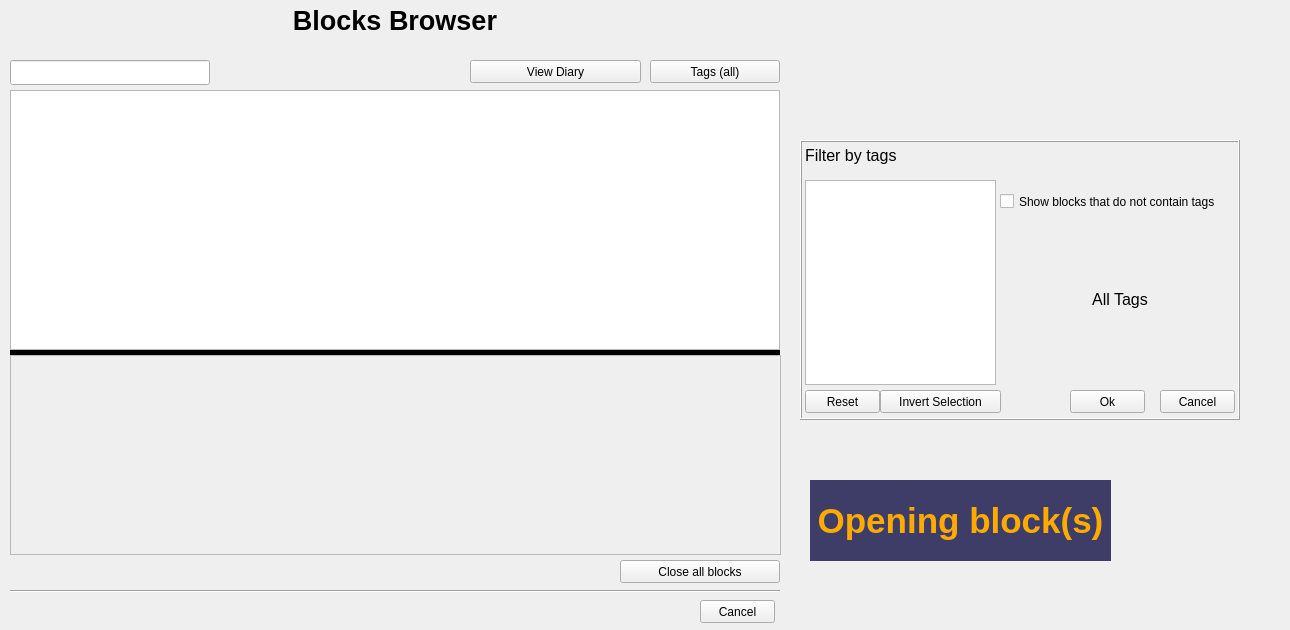
<?xml version="1.0" encoding="UTF-8"?>
<ui version="4.0">
 <class>Dialog</class>
 <widget class="QDialog" name="Dialog">
  <property name="geometry">
   <rect>
    <x>0</x>
    <y>0</y>
    <width>1290</width>
    <height>630</height>
   </rect>
  </property>
  <property name="windowTitle">
   <string>Dialog</string>
  </property>
  <widget class="QListWidget" name="lst_blocks">
   <property name="geometry">
    <rect>
     <x>10</x>
     <y>90</y>
     <width>770</width>
     <height>260</height>
    </rect>
   </property>
   <property name="font">
    <font>
     <pointsize>12</pointsize>
    </font>
   </property>
  </widget>
  <widget class="QScrollArea" name="area">
   <property name="geometry">
    <rect>
     <x>10</x>
     <y>355</y>
     <width>771</width>
     <height>200</height>
    </rect>
   </property>
   <property name="widgetResizable">
    <bool>true</bool>
   </property>
   <widget class="QWidget" name="scrollAreaWidgetContents">
    <property name="geometry">
     <rect>
      <x>0</x>
      <y>0</y>
      <width>769</width>
      <height>198</height>
     </rect>
    </property>
   </widget>
  </widget>
  <widget class="QLabel" name="lbl_title">
   <property name="geometry">
    <rect>
     <x>0</x>
     <y>0</y>
     <width>790</width>
     <height>41</height>
    </rect>
   </property>
   <property name="font">
    <font>
     <pointsize>20</pointsize>
     <weight>75</weight>
     <bold>true</bold>
    </font>
   </property>
   <property name="text">
    <string>Blocks Browser</string>
   </property>
   <property name="alignment">
    <set>Qt::AlignCenter</set>
   </property>
  </widget>
  <widget class="QPushButton" name="btn_tags">
   <property name="geometry">
    <rect>
     <x>650</x>
     <y>60</y>
     <width>130</width>
     <height>23</height>
    </rect>
   </property>
   <property name="text">
    <string>Tags (all)</string>
   </property>
   <property name="icon">
    <iconset>
     <normaloff>../images/tag.png</normaloff>../images/tag.png</iconset>
   </property>
   <property name="autoDefault">
    <bool>false</bool>
   </property>
  </widget>
  <widget class="QPushButton" name="btn_view_diary">
   <property name="geometry">
    <rect>
     <x>470</x>
     <y>60</y>
     <width>171</width>
     <height>23</height>
    </rect>
   </property>
   <property name="text">
    <string>View Diary</string>
   </property>
   <property name="icon">
    <iconset>
     <normaloff>../images/diary.png</normaloff>../images/diary.png</iconset>
   </property>
   <property name="autoDefault">
    <bool>false</bool>
   </property>
  </widget>
  <widget class="QPushButton" name="btn_close_all">
   <property name="geometry">
    <rect>
     <x>620</x>
     <y>560</y>
     <width>160</width>
     <height>23</height>
    </rect>
   </property>
   <property name="text">
    <string>Close all blocks</string>
   </property>
   <property name="icon">
    <iconset>
     <normaloff>../images/closed_block.png</normaloff>../images/closed_block.png</iconset>
   </property>
   <property name="autoDefault">
    <bool>false</bool>
   </property>
  </widget>
  <widget class="QLineEdit" name="txt_filter">
   <property name="geometry">
    <rect>
     <x>10</x>
     <y>60</y>
     <width>200</width>
     <height>25</height>
    </rect>
   </property>
   <property name="font">
    <font>
     <pointsize>10</pointsize>
    </font>
   </property>
  </widget>
  <widget class="QPushButton" name="btn_clear_filter">
   <property name="geometry">
    <rect>
     <x>185</x>
     <y>60</y>
     <width>25</width>
     <height>25</height>
    </rect>
   </property>
   <property name="text">
    <string/>
   </property>
   <property name="icon">
    <iconset>
     <normaloff>../images/erase.png</normaloff>../images/erase.png</iconset>
   </property>
   <property name="iconSize">
    <size>
     <width>22</width>
     <height>22</height>
    </size>
   </property>
   <property name="autoDefault">
    <bool>false</bool>
   </property>
   <property name="flat">
    <bool>true</bool>
   </property>
  </widget>
  <widget class="Line" name="line">
   <property name="geometry">
    <rect>
     <x>10</x>
     <y>590</y>
     <width>770</width>
     <height>3</height>
    </rect>
   </property>
   <property name="orientation">
    <enum>Qt::Horizontal</enum>
   </property>
  </widget>
  <widget class="QPushButton" name="btn_cancel">
   <property name="geometry">
    <rect>
     <x>700</x>
     <y>600</y>
     <width>75</width>
     <height>23</height>
    </rect>
   </property>
   <property name="text">
    <string>Cancel</string>
   </property>
   <property name="icon">
    <iconset>
     <normaloff>../images/btn_cancel.png</normaloff>../images/btn_cancel.png</iconset>
   </property>
   <property name="autoDefault">
    <bool>false</bool>
   </property>
  </widget>
  <widget class="Line" name="ln_delim">
   <property name="geometry">
    <rect>
     <x>10</x>
     <y>350</y>
     <width>770</width>
     <height>5</height>
    </rect>
   </property>
   <property name="cursor">
    <cursorShape>SizeVerCursor</cursorShape>
   </property>
   <property name="mouseTracking">
    <bool>true</bool>
   </property>
   <property name="frameShadow">
    <enum>QFrame::Plain</enum>
   </property>
   <property name="lineWidth">
    <number>5</number>
   </property>
   <property name="orientation">
    <enum>Qt::Horizontal</enum>
   </property>
  </widget>
  <widget class="QFrame" name="frm_tags">
   <property name="geometry">
    <rect>
     <x>800</x>
     <y>140</y>
     <width>440</width>
     <height>280</height>
    </rect>
   </property>
   <property name="frameShape">
    <enum>QFrame::Box</enum>
   </property>
   <property name="frameShadow">
    <enum>QFrame::Raised</enum>
   </property>
   <widget class="QListWidget" name="lst_tag_tags">
    <property name="geometry">
     <rect>
      <x>5</x>
      <y>40</y>
      <width>191</width>
      <height>205</height>
     </rect>
    </property>
    <property name="font">
     <font>
      <pointsize>12</pointsize>
     </font>
    </property>
    <property name="styleSheet">
     <string notr="true">QListWidget::item:selected { background-color: green; }</string>
    </property>
    <property name="editTriggers">
     <set>QAbstractItemView::NoEditTriggers</set>
    </property>
    <property name="selectionMode">
     <enum>QAbstractItemView::MultiSelection</enum>
    </property>
   </widget>
   <widget class="QLabel" name="lbl_tag_title">
    <property name="geometry">
     <rect>
      <x>5</x>
      <y>5</y>
      <width>421</width>
      <height>21</height>
     </rect>
    </property>
    <property name="font">
     <font>
      <pointsize>12</pointsize>
     </font>
    </property>
    <property name="text">
     <string>Filter by tags</string>
    </property>
   </widget>
   <widget class="QLabel" name="lbl_tag_tags">
    <property name="geometry">
     <rect>
      <x>210</x>
      <y>79</y>
      <width>220</width>
      <height>161</height>
     </rect>
    </property>
    <property name="font">
     <font>
      <pointsize>12</pointsize>
     </font>
    </property>
    <property name="frameShape">
     <enum>QFrame::NoFrame</enum>
    </property>
    <property name="text">
     <string>All Tags</string>
    </property>
    <property name="alignment">
     <set>Qt::AlignCenter</set>
    </property>
    <property name="wordWrap">
     <bool>true</bool>
    </property>
    <property name="textInteractionFlags">
     <set>Qt::LinksAccessibleByMouse|Qt::TextSelectableByMouse</set>
    </property>
   </widget>
   <widget class="QPushButton" name="btn_tag_cancel">
    <property name="geometry">
     <rect>
      <x>360</x>
      <y>250</y>
      <width>75</width>
      <height>23</height>
     </rect>
    </property>
    <property name="text">
     <string>Cancel</string>
    </property>
    <property name="autoDefault">
     <bool>false</bool>
    </property>
   </widget>
   <widget class="QPushButton" name="btn_tag_ok">
    <property name="geometry">
     <rect>
      <x>270</x>
      <y>250</y>
      <width>75</width>
      <height>23</height>
     </rect>
    </property>
    <property name="text">
     <string>Ok</string>
    </property>
    <property name="autoDefault">
     <bool>false</bool>
    </property>
   </widget>
   <widget class="QPushButton" name="btn_tag_reset">
    <property name="geometry">
     <rect>
      <x>5</x>
      <y>250</y>
      <width>75</width>
      <height>23</height>
     </rect>
    </property>
    <property name="text">
     <string>Reset</string>
    </property>
    <property name="autoDefault">
     <bool>false</bool>
    </property>
   </widget>
   <widget class="QPushButton" name="btn_tag_close">
    <property name="geometry">
     <rect>
      <x>415</x>
      <y>0</y>
      <width>22</width>
      <height>22</height>
     </rect>
    </property>
    <property name="text">
     <string/>
    </property>
    <property name="icon">
     <iconset>
      <normaloff>../images/close.png</normaloff>../images/close.png</iconset>
    </property>
    <property name="iconSize">
     <size>
      <width>20</width>
      <height>20</height>
     </size>
    </property>
    <property name="autoDefault">
     <bool>false</bool>
    </property>
    <property name="flat">
     <bool>true</bool>
    </property>
   </widget>
   <widget class="QPushButton" name="btn_tag_invert">
    <property name="geometry">
     <rect>
      <x>80</x>
      <y>250</y>
      <width>121</width>
      <height>23</height>
     </rect>
    </property>
    <property name="text">
     <string>Invert Selection</string>
    </property>
    <property name="autoDefault">
     <bool>false</bool>
    </property>
   </widget>
   <widget class="QCheckBox" name="chk_tag">
    <property name="geometry">
     <rect>
      <x>200</x>
      <y>46</y>
      <width>231</width>
      <height>31</height>
     </rect>
    </property>
    <property name="text">
     <string>Show blocks that do not contain tags</string>
    </property>
   </widget>
  </widget>
  <widget class="QLabel" name="lbl_count">
   <property name="geometry">
    <rect>
     <x>220</x>
     <y>63</y>
     <width>251</width>
     <height>20</height>
    </rect>
   </property>
   <property name="font">
    <font>
     <pointsize>10</pointsize>
    </font>
   </property>
   <property name="text">
    <string/>
   </property>
  </widget>
  <widget class="QLabel" name="lbl_opening">
   <property name="geometry">
    <rect>
     <x>810</x>
     <y>480</y>
     <width>301</width>
     <height>81</height>
    </rect>
   </property>
   <property name="font">
    <font>
     <pointsize>26</pointsize>
     <weight>75</weight>
     <bold>true</bold>
    </font>
   </property>
   <property name="styleSheet">
    <string notr="true">QLabel {color: #ffaa00; background-color: rgba(0, 0, 58, 190)}</string>
   </property>
   <property name="text">
    <string>Opening block(s)</string>
   </property>
   <property name="alignment">
    <set>Qt::AlignCenter</set>
   </property>
  </widget>
 </widget>
 <resources/>
 <connections/>
</ui>
